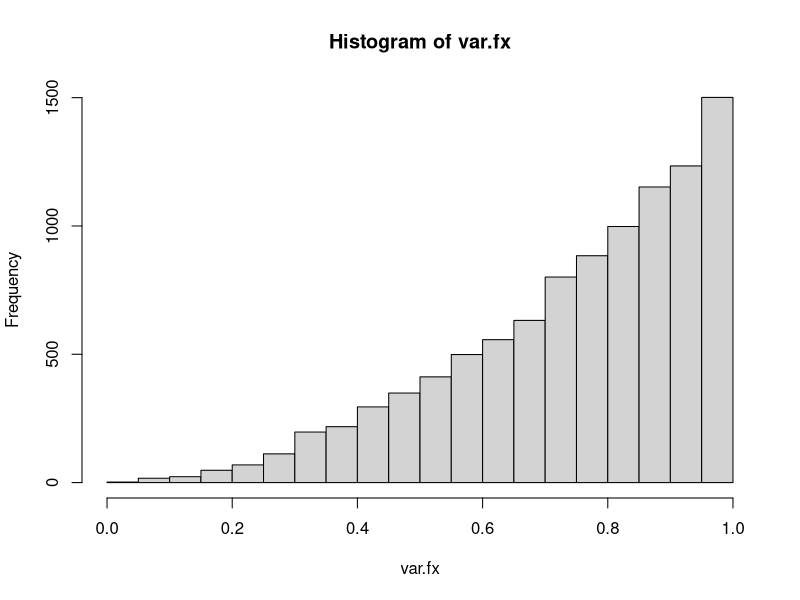
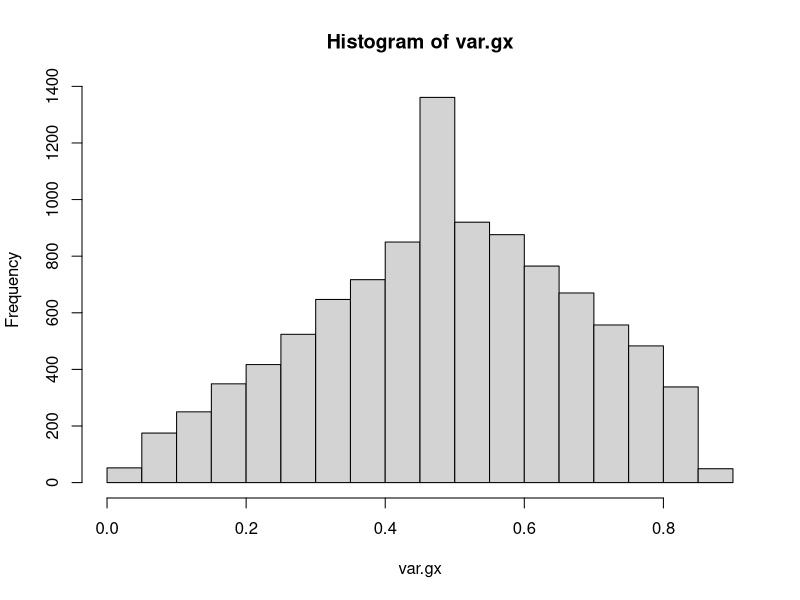

R code for these plots, in order:
# Joana da Matta Furtado Ferreira - 2110255

gera.variaveis <- function(funcao, nsamples){
  X <- rep(0,nsamples)
  U <- runif(nsamples)
  
  # caso 1: f(x)
  # a funcao de distribuicao acumulada de f(x) é F(X) = Int(3k^2, 0..x) = x^3, 0 <= x <= 1
  # a inversa de F(x) é F^(-1)(x) = x^(1/3)
  
  if(funcao == 1){
    for(i in 1:nsamples){
      X[i] <- U[i]^(1/3)
    }
  }
  
  # caso 2: g(x)
  # a funcao de distribuicao acumulada de g(x) é Int(4x,0..x), 0 <= x <= 0.5 e Int(4x, 0..0.5)+Int(4(1-x),0.5..x), 0.4<=x<=1
  # então, F(x) é (4x^2)/2 = 2x^2, 0<=x<=0.5, e 0.32 + (-2x^2 + 4x - 1.28) = -2x^2 + 4x - 0.96, 0.5 < x <= 1
  # as inversas de F(x) sao: sqrt(x/2), 0 <= x <= 0.5 e - (-400+sqrt(-80000x+83200))/400
  
  else if(funcao == 2){
    for(i in 1:nsamples){
      if(U[i] <= 0.5){
        X[i] <- sqrt(U[i]/2)
      }else{
        X[i] <- -(-400+sqrt(-80000*U[i]+83200))/400
      }
    }
  }
  return(X)
}

var.fx <- gera.variaveis(1,10000)
hist(var.fx)

var.gx <- gera.variaveis(2,10000)
hist(var.gx)
